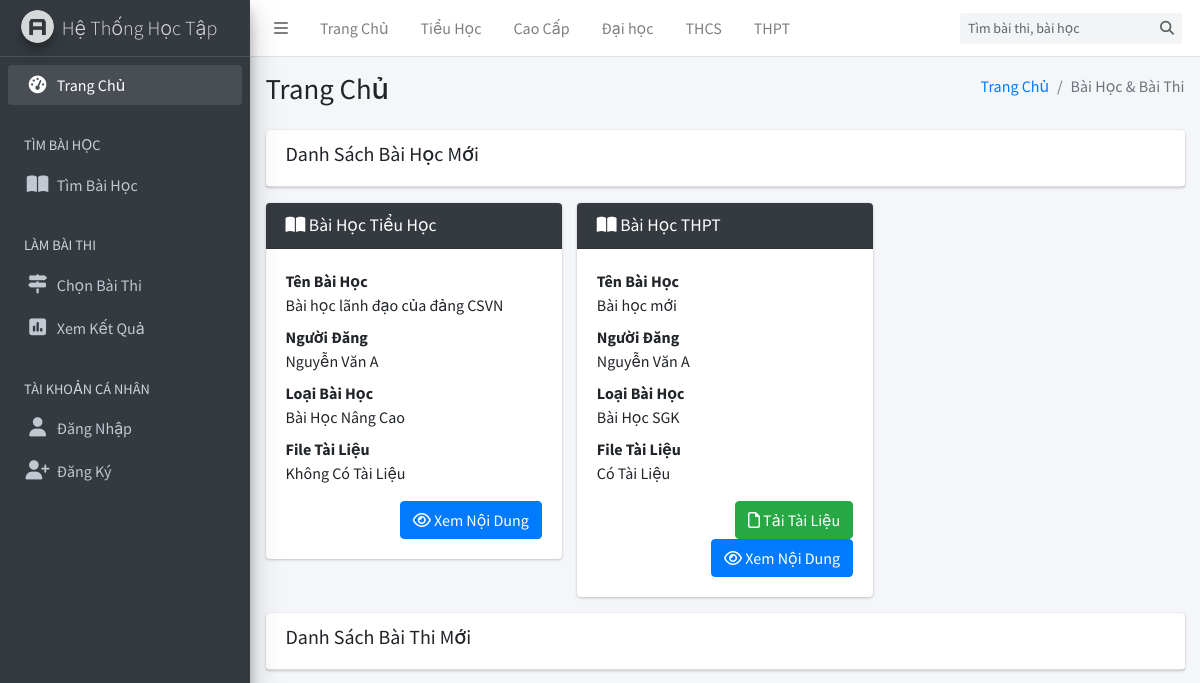
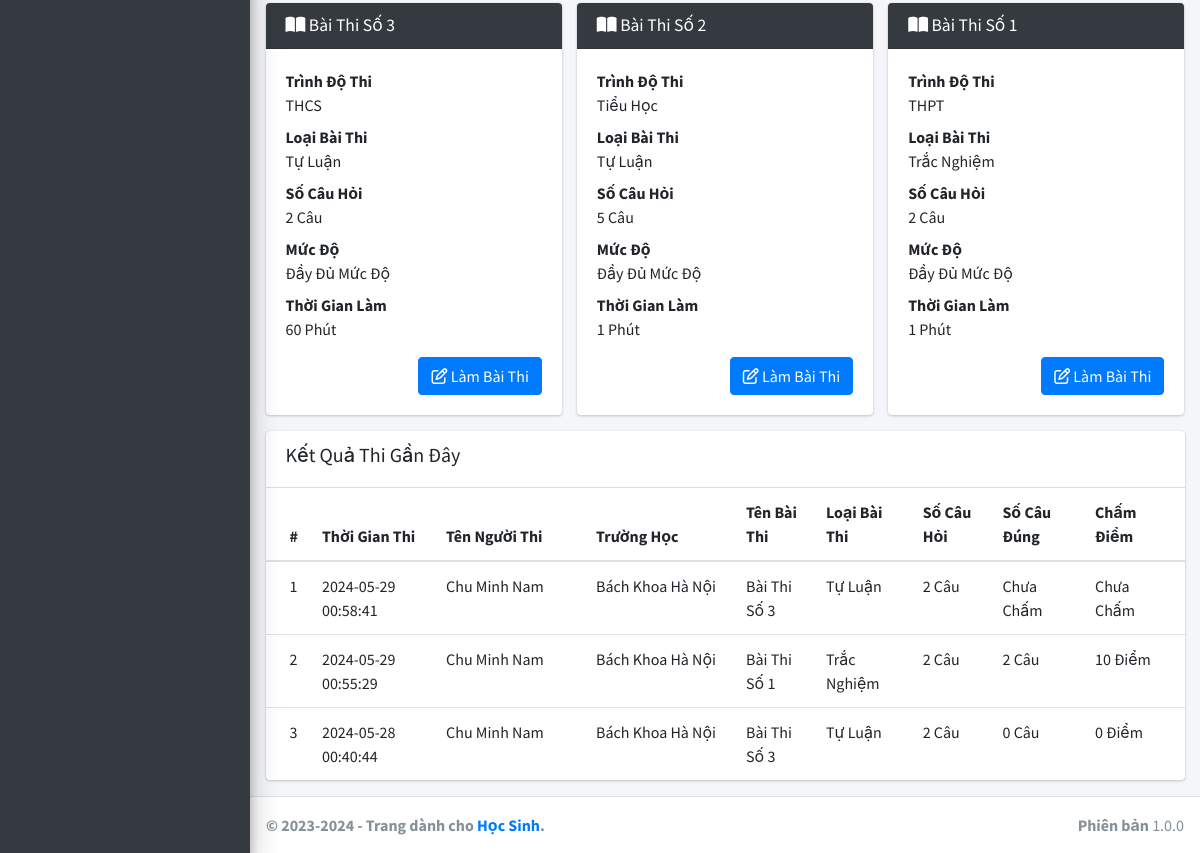
Before: / with the older database file (2 pictures, top to bottom).
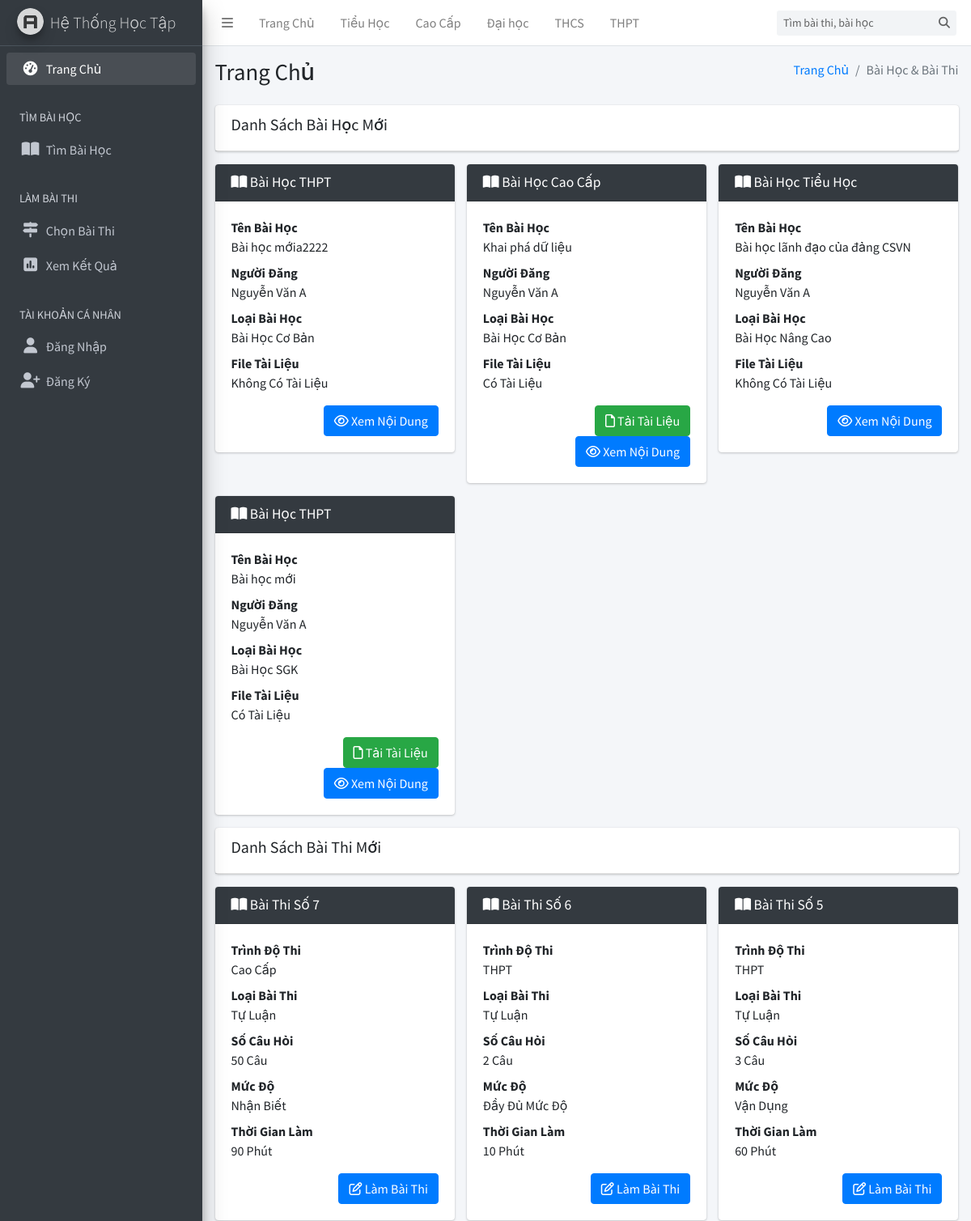
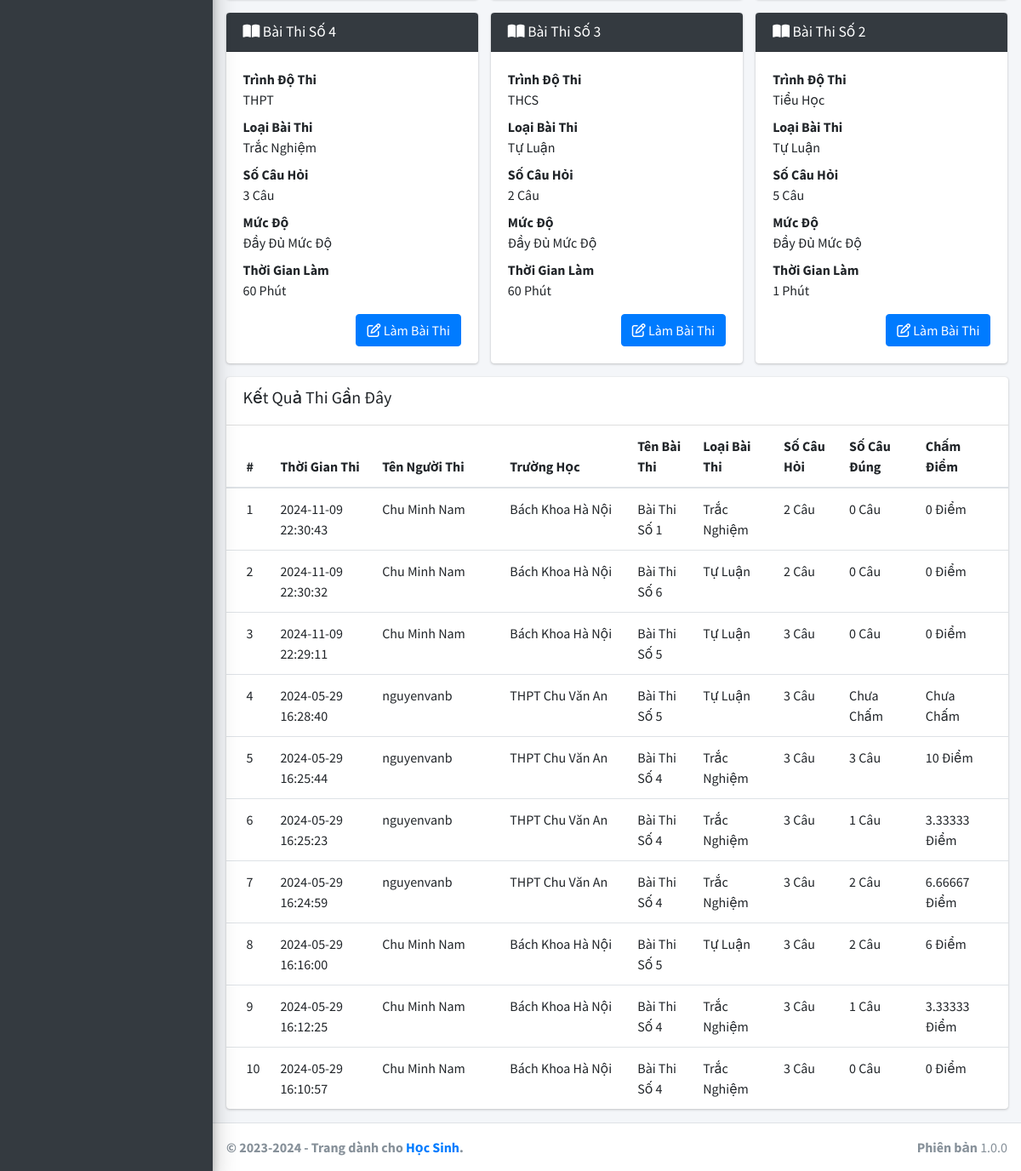
After: the same page with the newer database file (2 pictures, top to bottom).
### tables this page shows
CREATE TABLE `trinhdo` (
  `MaTrinhDo` int(11) NOT NULL,
  `TenTrinhDo` varchar(255) NOT NULL,
  `DuongDan` text NOT NULL,
  `TrangThai` int(11) NOT NULL DEFAULT 1
);

CREATE TABLE `baihoc` (
  `MaBaiHoc` int(11) NOT NULL,
  `TenBaiHoc` varchar(255) NOT NULL,
  `MoTa` text NOT NULL,
  `DuongDan` text NOT NULL,
  `MaGiaoVien` int(11) NOT NULL,
  `LoaiBaiHoc` int(11) NOT NULL DEFAULT 1,
  `MaTrinhDo` int(11) NOT NULL,
  `TepTin` text DEFAULT NULL,
  `MaBaiThi` int(11) DEFAULT NULL,
  `TrangThai` int(11) NOT NULL DEFAULT 1
);

CREATE TABLE `giaovien` (
  `MaGiaoVien` int(11) NOT NULL,
  `TenGiaoVien` varchar(255) NOT NULL,
  `SoDienThoai` varchar(11) NOT NULL,
  `Email` varchar(255) NOT NULL,
  `TaiKhoan` varchar(255) NOT NULL,
  `MatKhau` varchar(255) NOT NULL,
  `TrangThai` int(11) NOT NULL DEFAULT 1
);

CREATE TABLE `baithi` (
  `MaBaiThi` int(11) NOT NULL,
  `MaTrinhDo` int(11) NOT NULL,
  `LoaiBaiThi` int(11) NOT NULL DEFAULT 1,
  `MucDo` int(11) NOT NULL DEFAULT 1,
  `SoCauHoi` int(11) NOT NULL DEFAULT 1,
  `ThoiGianLam` int(11) NOT NULL,
  `TrangThai` int(11) NOT NULL DEFAULT 1
);

CREATE TABLE `ketqua` (
  `MaKetQua` int(11) NOT NULL,
  `MaHocSinh` int(11) NOT NULL,
  `SoCauDung` int(11) NOT NULL,
  `ChamDiem` float NOT NULL,
  `ThoiGian` datetime NOT NULL DEFAULT current_timestamp(),
  `MaBaiThi` int(11) NOT NULL,
  `TrangThai` int(11) NOT NULL DEFAULT 1
);

CREATE TABLE `hocsinh` (
  `MaHocSinh` int(11) NOT NULL,
  `TenHocSinh` varchar(255) NOT NULL,
  `NgaySinh` date NOT NULL,
  `GioiTinh` int(11) NOT NULL,
  `TenTruong` varchar(255) NOT NULL,
  `TaiKhoan` varchar(255) NOT NULL,
  `MatKhau` varchar(255) NOT NULL,
  `TrangThai` int(11) NOT NULL DEFAULT 1
);

### application/controllers/TrangChu.php (called while the page is built, shortened)
<?php if ( ! defined('BASEPATH')) exit('No direct script access allowed');
class TrangChu extends CI_Controller {
	public function __construct()
	{
		$this->load->model('Student/Model_BaiHoc');
		$this->load->model('Student/Model_BaiThi');
		$this->load->model('Student/Model_KetQua');
		$this->load->model('Admin/Model_TrinhDo');
	}
	public function index()
	{
		$data['title'] = "Trang chủ hệ thống học tập!";
		$data['baihoc'] = $this->Model_BaiHoc->getAllHome();
		$data['baithi'] = $this->Model_BaiThi->getAllHome();
		$data['result'] = $this->Model_KetQua->getRecentHome();
		return $this->load->view('Student/View_TrangChu', $data);
	}
}

### index.php (called while the page is built, shortened)
<?php
require_once BASEPATH.'core/CodeIgniter.php';

### application/models/Admin/Model_TrinhDo.php (called while the page is built, shortened)
<?php if ( ! defined('BASEPATH')) exit('No direct script access allowed');
class Model_TrinhDo extends CI_Model {
	public function getAll($start = 0, $end = 10){
		$sql = "SELECT * FROM trinhdo WHERE TrangThai = 1 ORDER BY Matrinhdo DESC LIMIT ?, ?";
		$result = $this->db->query($sql, array($start, $end));
		return $result->result_array();
	}
}

### application/models/Student/Model_BaiHoc.php (called while the page is built, shortened)
<?php if ( ! defined('BASEPATH')) exit('No direct script access allowed');
class Model_BaiHoc extends CI_Model {
	public function getAllHome(){
		$sql = "SELECT baihoc.*, trinhdo.TenTrinhDo, trinhdo.DuongDan AS DuongDanTD, giaovien.TenGiaoVien FROM baihoc, trinhdo, giaovien WHERE baihoc.TrangThai = 1 AND baihoc.MaTrinhDo = trinhdo.MaTrinhDo AND giaovien.MaGiaoVien = baihoc.MaGiaoVien ORDER BY baihoc.mabaihoc DESC LIMIT 6";
		$result = $this->db->query($sql);
		return $result->result_array();
	}
}

### application/models/Student/Model_BaiThi.php (called while the page is built, shortened)
<?php if ( ! defined('BASEPATH')) exit('No direct script access allowed');
class Model_BaiThi extends CI_Model {
	public function getAllHome(){
		$sql = "SELECT baithi.*, trinhdo.TenTrinhDo, trinhdo.DuongDan FROM baithi, trinhdo WHERE baithi.TrangThai = 1 AND trinhdo.MaTrinhDo = baithi.MaTrinhDo ORDER BY baithi.Mabaithi DESC LIMIT 6";
		$result = $this->db->query($sql);
		return $result->result_array();
	}
}

### application/models/Student/Model_KetQua.php (called while the page is built, shortened)
<?php if ( ! defined('BASEPATH')) exit('No direct script access allowed');
class Model_KetQua extends CI_Model {
	public function getRecentHome(){
		$sql = "SELECT ketqua.*, baithi.MaBaiThi, baithi.SoCauHoi, baithi.MucDo, baithi.LoaiBaiThi, hocsinh.TenHocSinh, hocsinh.TenTruong FROM ketqua, baithi, hocsinh WHERE ketqua.MaBaiThi = baithi.MaBaiThi AND ketqua.TrangThai = 1 AND ketqua.MaHocSinh = hocsinh.MaHocSinh ORDER BY ketqua.MaKetQua DESC LIMIT 10";
		$result = $this->db->query($sql);
		return $result->result_array();
	}
}

### application/views/Student/View_TrangChu.php (the view, shortened to what the changed rows need)
<?php require(APPPATH.'views/Student/layouts/header.php'); ?>
<div class="content-wrapper" style="min-height: 1203.31px;">
    <section class="content-header">
      <div class="container-fluid">
        <div class="row mb-2">
          <div class="col-sm-6">
            <h1>Trang Chủ</h1>
          </div>
        </div>
      </div>
    </section>
    <section class="content">
      <div class="container-fluid">
        <div class="row">
          <div class="col-12">
            <div class="row">
            	<?php foreach ($baihoc as $key => $value): ?>
            		<div class="col-md-4">
			            <div class="card">
			              <div class="card-header bg-dark">
			                <h4 class="card-title" style="color: white; text-transform: capitalize;">
			                  <i class="fas fa-book-open"></i>
			                   Bài Học <?php echo $value['TenTrinhDo'] ?>
			                </h4>
			              </div>
			              <div class="card-body">
			                <dl>
			                	<dt>Tên Bài Học</dt>
			                  <dd style="white-space: nowrap; overflow: hidden; text-overflow: ellipsis; display: block;"><?php echo $value['TenBaiHoc'] ?></dd>
			                  <dt>Người Đăng</dt>
			                  <dd><?php echo $value['TenGiaoVien'] ?></dd>
			                  <dt>Loại Bài Học</dt>
			                  <dd>
			                  	<?php if($value['LoaiBaiHoc'] == 1){ ?>
		                            Bài Học SGK
		                        <?php }else if($value['LoaiBaiHoc'] == 2){ ?>
		                            Bài Học Cơ Bản
		                        <?php }else if($value['LoaiBaiHoc'] == 3){ ?>
		                            Bài Học Nâng Cao
		                        <?php }else{ ?>
		                            Bài Học Luyện Thi
		                        <?php } ?>
			                  </dd>
			                  <dt>File Tài Liệu</dt>
			                  <dd>
			                  	<?php if($value['TepTin'] != NULL){ ?>
				                		Có Tài Liệu
				                	<?php }else{ ?>
				                		Không Có Tài Liệu
				                	<?php } ?>
			                  </dd>
			                </dl>
			                <div class="text-right">
			                	<?php if($value['TepTin'] != NULL){ ?>
			                		<a href="<?php echo $value['TepTin'] ?>" class="btn btn-success"><i class="fa-regular fa-file"></i> Tải Tài Liệu</a>
			                	<?php } ?>
			              		<a href="<?php echo base_url('bai-hoc/'.$value['DuongDan'].'/'); ?>" class="btn btn-primary"><i class="fa-regular fa-eye"></i> Xem Nội Dung</a>
			                </div>
			              </div>
			            </div>
			          </div>
            	<?php endforeach ?>
			</div>
          </div>
          <div class="col-12">
            <div class="row">
            	<?php foreach ($baithi as $key => $value): ?>
            		<div class="col-md-4">
			            <div class="card">
			              <div class="card-header bg-dark">
			                <h4 class="card-title" style="color: white; text-transform: capitalize;">
			                  <i class="fas fa-book-open"></i>
			                   Bài thi số <?php echo $value['MaBaiThi'] ?>
			                </h4>
			              </div>
			              <div class="card-body">
			                <dl>
			                	<dt>Trình Độ Thi</dt>
			                  <dd><?php echo $value['TenTrinhDo'] ?></dd>
			                  <dt>Loại Bài Thi</dt>
			                  <dd><?php echo $value['LoaiBaiThi'] == 1 ? "Trắc Nghiệm" : "Tự Luận"; ?></dd>
			                  <dt>Số Câu Hỏi</dt>
			                  <dd><?php echo $value['SoCauHoi'] ?> Câu</dd>
			                  <dt>Mức Độ</dt>
			                  <dd>
			                  	<?php if($value['MucDo'] == 1){ ?>
		                            Nhận Biết
		                        <?php }else if($value['MucDo'] == 2){ ?>
		                            Thông Hiểu
		                        <?php }else if($value['MucDo'] == 3){ ?>
		                            Vận Dụng
		                        <?php }else if($value['MucDo'] == 3){ ?>
		                        		Vận Dụng Cao
		                        <?php }else{ ?>
		                            Đầy Đủ Mức Độ
		                        <?php } ?>
			                  </dd>
			                  <dt>Thời Gian Làm</dt>
			                  <dd>
			                  	<?php echo $value['ThoiGianLam'] ?> Phút
			                  </dd>
			                </dl>
			                <div class="text-right">
			              		<a href="<?php echo base_url('lam-bai-thi/'.$value['MaBaiThi'].'/'); ?>" class="btn btn-primary"><i class="fa-regular fa-pen-to-square"></i> Làm Bài Thi</a>
			                </div>
			              </div>
			            </div>
			          </div>
            	<?php endforeach ?>
						</div>
          </div>
          <div class="col-12">
            <div class="card">
            	<div class="card-body table-responsive p-0">
                <table class="table table-hover">
                  <thead>
                    <tr>
                    	<th>#</th>
                    	<th style="width: fit-content;">Thời Gian Thi</th>
                    	<th style="width: 150px;">Tên Người Thi</th>
                    	<th style="width: 150px;">Trường Học</th>
                      <th>Tên Bài Thi</th>
                      <th>Loại Bài Thi</th>
                      <th>Số Câu Hỏi</th>
                      <th>Số Câu Đúng</th>
                      <th>Chấm Điểm</th>
                    </tr>
                  </thead>
	                  <tbody>
	                  	<?php foreach ($result as $key => $value): ?>
	                  		<tr>
		                      <td><?php echo $key + 1 ?></td>
		                      <td>
	                          <?php echo $value['ThoiGian'] ?>
	                        </td>
	                        <td>
	                        	<?php echo $value['TenHocSinh'] ?>
	                        </td>
	                        <td>
	                        	<?php echo $value['TenTruong'] ?>
	                        </td>
	                        <td>
	                          Bài Thi Số <?php echo $value['MaBaiThi'] ?>
	                        </td>
	                        <td>
	                        	<?php echo $value['LoaiBaiThi'] == 1 ? "Trắc Nghiệm" : "Tự Luận" ?>
	                        </td>
		                      <td>
		                      	<?php echo $value['SoCauHoi'] ?> Câu
		                      </td>
		                      <td>
		                      	<?php echo $value['SoCauDung'] == -1 ? "Chưa Chấm" : $value['SoCauDung'] ." Câu"; ?>
		                      </td>
		                      <td>
		                      	<?php echo $value['ChamDiem'] == -1 ? "Chưa Chấm" : $value['ChamDiem']. " Điểm"; ?>
		                      </td>
		                    </tr>
		                  <?php endforeach ?>
	                  </tbody>
                </table>
              </div>
            </div>
          </div>
        </div>
      </div>
    </section>
  </div>
<?php require(APPPATH.'views/Student/layouts/footer.php'); ?>

### application/views/Student/layouts/header.php (shortened to what the changed rows need)
<!DOCTYPE html>
<html>
<head>
  <link rel="stylesheet" href="https://cdnjs.cloudflare.com/ajax/libs/font-awesome/6.5.1/css/all.min.css">
  <link rel="stylesheet" href="https://code.ionicframework.com/ionicons/2.0.1/css/ionicons.min.css">
  <link rel="stylesheet" href="<?php echo base_url('public/admin/'); ?>plugins/tempusdominus-bootstrap-4/css/tempusdominus-bootstrap-4.min.css">
  <link rel="stylesheet" href="<?php echo base_url('public/admin/'); ?>plugins/icheck-bootstrap/icheck-bootstrap.min.css">
  <link rel="stylesheet" href="<?php echo base_url('public/admin/'); ?>dist/css/adminlte.min.css">
  <link rel="stylesheet" href="<?php echo base_url('public/admin/'); ?>plugins/overlayScrollbars/css/OverlayScrollbars.min.css">
  <link rel="stylesheet" href="<?php echo base_url('public/admin/'); ?>plugins/daterangepicker/daterangepicker.css">
  <link rel="stylesheet" href="<?php echo base_url('public/admin/'); ?>plugins/summernote/summernote-bs4.css">
</head>
<body class="hold-transition sidebar-mini layout-fixed" >
<div class="wrapper">
  <nav class="main-header navbar navbar-expand navbar-white navbar-light" style="justify-content: space-between;">
    <?php
      $CI = &get_instance();
      $trinhdo = $CI->Model_TrinhDo->getAll(0,1000);
    ?>
    <ul class="navbar-nav">
      <?php foreach ($trinhdo as $td): ?>
          <li class="nav-item d-none d-sm-inline-block">
              <a href="<?php echo base_url(); ?>?lop=<?php echo $td['MaTrinhDo']; ?>" class="nav-link"><?= htmlspecialchars($td['TenTrinhDo']) ?></a>
          </li>
      <?php endforeach; ?>
    </ul>
  </nav>

Changed rows visible on the page:
no longer on this page (row unchanged): baithi: MaBaiThi "1", MaTrinhDo.TenTrinhDo "THPT", LoaiBaiThi "Trắc Nghiệm", SoCauHoi "2", MucDo "Đầy Đủ Mức Độ", ThoiGianLam "1"
no longer on this page (row edited): ketqua: ThoiGian "2024-05-29 00:58:41", MaHocSinh.TenHocSinh "Chu Minh Nam", MaHocSinh.TenTruong "Bách Khoa Hà Nội", MaBaiThi.MaBaiThi "3", shows "Tự Luận", MaBaiThi.SoCauHoi "2", SoCauDung "Chưa Chấm", ChamDiem "Chưa Chấm"
no longer on this page (row unchanged): ketqua: ThoiGian "2024-05-29 00:55:29", MaHocSinh.TenHocSinh "Chu Minh Nam", MaHocSinh.TenTruong "Bách Khoa Hà Nội", MaBaiThi.MaBaiThi "1", shows "Trắc Nghiệm", MaBaiThi.SoCauHoi "2", SoCauDung "2", ChamDiem "10"
no longer on this page (row unchanged): ketqua: ThoiGian "2024-05-28 00:40:44", MaHocSinh.TenHocSinh "Chu Minh Nam", MaHocSinh.TenTruong "Bách Khoa Hà Nội", MaBaiThi.MaBaiThi "3", shows "Tự Luận", MaBaiThi.SoCauHoi "2", SoCauDung "0", ChamDiem "0"
added baihoc: MaTrinhDo.TenTrinhDo "THPT", TenBaiHoc "Bài học mớia2222", MaGiaoVien.TenGiaoVien "Nguyễn Văn A", LoaiBaiHoc "Bài Học Cơ Bản", shows "Không Có Tài Liệu"
added baihoc: MaTrinhDo.TenTrinhDo "Cao Cấp", TenBaiHoc "Khai phá dữ liệu", MaGiaoVien.TenGiaoVien "Nguyễn Văn A", LoaiBaiHoc "Bài Học Cơ Bản", shows "Có Tài Liệu"
added baithi: MaBaiThi "7", MaTrinhDo.TenTrinhDo "Cao Cấp", LoaiBaiThi "Tự Luận", SoCauHoi "50", MucDo "Nhận Biết", ThoiGianLam "90"
added baithi: MaBaiThi "6", MaTrinhDo.TenTrinhDo "THPT", LoaiBaiThi "Tự Luận", SoCauHoi "2", MucDo "Đầy Đủ Mức Độ", ThoiGianLam "10"
added baithi: MaBaiThi "5", MaTrinhDo.TenTrinhDo "THPT", LoaiBaiThi "Tự Luận", SoCauHoi "3", MucDo "Vận Dụng", ThoiGianLam "60"
added baithi: MaBaiThi "4", MaTrinhDo.TenTrinhDo "THPT", LoaiBaiThi "Trắc Nghiệm", SoCauHoi "3", MucDo "Đầy Đủ Mức Độ", ThoiGianLam "60"
added ketqua: ThoiGian "2024-11-09 22:30:43", MaHocSinh.TenHocSinh "Chu Minh Nam", MaHocSinh.TenTruong "Bách Khoa Hà Nội", MaBaiThi.MaBaiThi "1", shows "Trắc Nghiệm", MaBaiThi.SoCauHoi "2", SoCauDung "0", ChamDiem "0"
added ketqua: ThoiGian "2024-11-09 22:30:32", MaHocSinh.TenHocSinh "Chu Minh Nam", MaHocSinh.TenTruong "Bách Khoa Hà Nội", MaBaiThi.MaBaiThi "6", shows "Tự Luận", MaBaiThi.SoCauHoi "2", SoCauDung "0", ChamDiem "0"
added ketqua: ThoiGian "2024-11-09 22:29:11", MaHocSinh.TenHocSinh "Chu Minh Nam", MaHocSinh.TenTruong "Bách Khoa Hà Nội", MaBaiThi.MaBaiThi "5", shows "Tự Luận", MaBaiThi.SoCauHoi "3", SoCauDung "0", ChamDiem "0"
added ketqua: ThoiGian "2024-05-29 16:28:40", MaHocSinh.TenHocSinh "nguyenvanb", MaHocSinh.TenTruong "THPT Chu Văn An", MaBaiThi.MaBaiThi "5", shows "Tự Luận", MaBaiThi.SoCauHoi "3", SoCauDung "Chưa Chấm", ChamDiem "Chưa Chấm"
added ketqua: ThoiGian "2024-05-29 16:25:44", MaHocSinh.TenHocSinh "nguyenvanb", MaHocSinh.TenTruong "THPT Chu Văn An", MaBaiThi.MaBaiThi "4", shows "Trắc Nghiệm", MaBaiThi.SoCauHoi "3", SoCauDung "3", ChamDiem "10"
added ketqua: ThoiGian "2024-05-29 16:25:23", MaHocSinh.TenHocSinh "nguyenvanb", MaHocSinh.TenTruong "THPT Chu Văn An", MaBaiThi.MaBaiThi "4", shows "Trắc Nghiệm", MaBaiThi.SoCauHoi "3", SoCauDung "1", ChamDiem "3.33333"
added ketqua: ThoiGian "2024-05-29 16:24:59", MaHocSinh.TenHocSinh "nguyenvanb", MaHocSinh.TenTruong "THPT Chu Văn An", MaBaiThi.MaBaiThi "4", shows "Trắc Nghiệm", MaBaiThi.SoCauHoi "3", SoCauDung "2", ChamDiem "6.66667"
added ketqua: ThoiGian "2024-05-29 16:16:00", MaHocSinh.TenHocSinh "Chu Minh Nam", MaHocSinh.TenTruong "Bách Khoa Hà Nội", MaBaiThi.MaBaiThi "5", shows "Tự Luận", MaBaiThi.SoCauHoi "3", SoCauDung "2", ChamDiem "6"
added ketqua: ThoiGian "2024-05-29 16:12:25", MaHocSinh.TenHocSinh "Chu Minh Nam", MaHocSinh.TenTruong "Bách Khoa Hà Nội", MaBaiThi.MaBaiThi "4", shows "Trắc Nghiệm", MaBaiThi.SoCauHoi "3", SoCauDung "1", ChamDiem "3.33333"
added ketqua: ThoiGian "2024-05-29 16:10:57", MaHocSinh.TenHocSinh "Chu Minh Nam", MaHocSinh.TenTruong "Bách Khoa Hà Nội", MaBaiThi.MaBaiThi "4", shows "Trắc Nghiệm", MaBaiThi.SoCauHoi "3", SoCauDung "0", ChamDiem "0"
